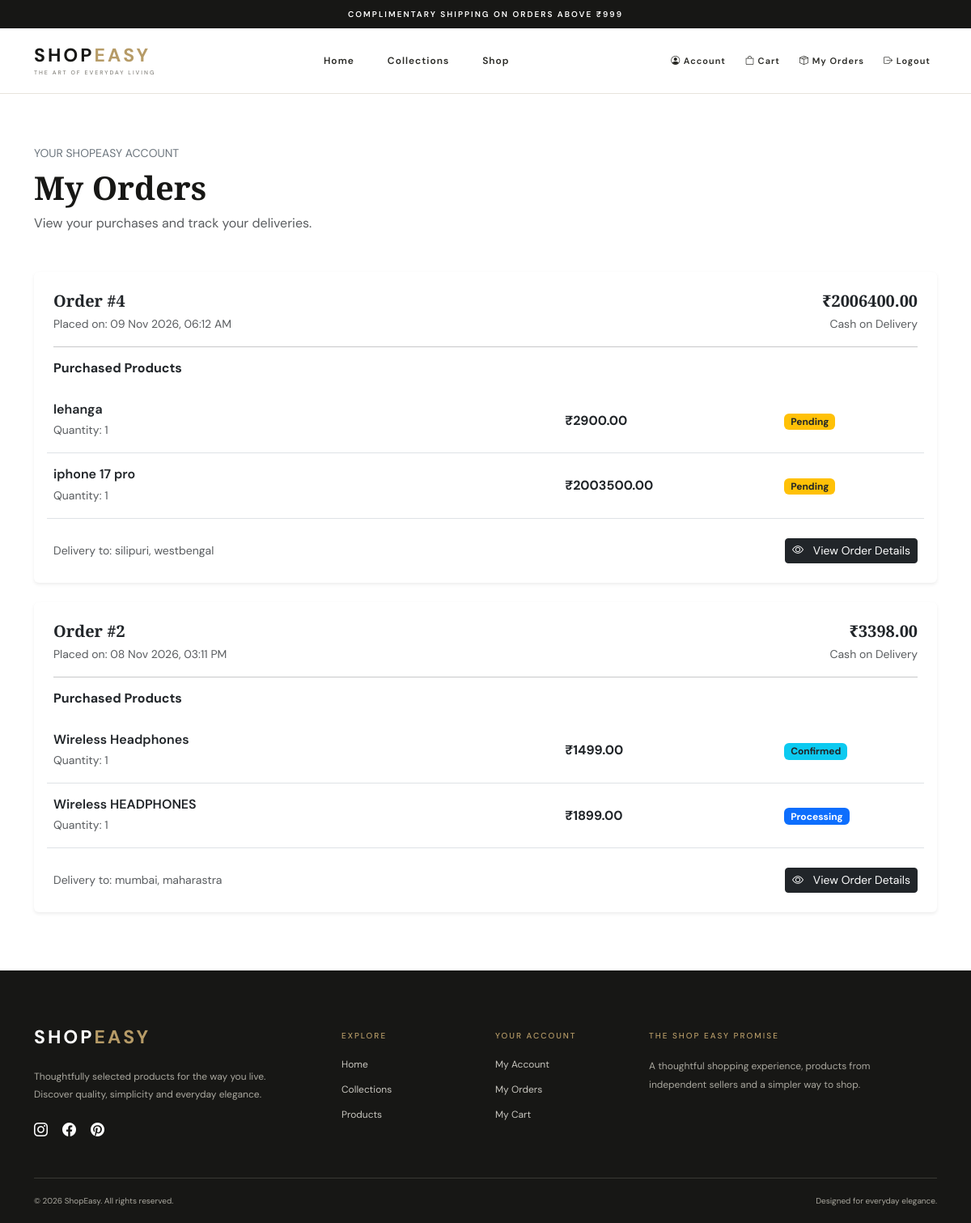
Screenshot of /buyer/orders/ (signed in) with the database file from the repository.
### store/models.py (models this page shows, shortened)
class Order(models.Model):
    PAYMENT_CHOICES = [
        ('cod', 'Cash on Delivery'),
    ]
    STATUS_CHOICES = [
        ('pending', 'Pending'),
        ('confirmed', 'Confirmed'),
        ('processing', 'Processing'),
        ('shipped', 'Shipped'),
        ('delivered', 'Delivered'),
        ('cancelled', 'Cancelled'),
    ]
    buyer = models.ForeignKey(
        settings.AUTH_USER_MODEL,
        on_delete=models.CASCADE,
        related_name='orders'
    )
    full_name = models.CharField(max_length=150)
    phone = models.CharField(max_length=15)
    address = models.TextField()
    city = models.CharField(max_length=100)
    state = models.CharField(max_length=100)
    postal_code = models.CharField(max_length=10)
    payment_method = models.CharField(
        max_length=20,
        choices=PAYMENT_CHOICES,
        default='cod'
    )
    total_amount = models.DecimalField(
        max_digits=10,
        decimal_places=2
    )
    status = models.CharField(
        max_length=20,
        choices=STATUS_CHOICES,
        default='pending'
    )
    created_at = models.DateTimeField(auto_now_add=True)
    class Meta:
        ordering = ['-created_at']

class OrderItem(models.Model):
    STATUS_CHOICES = [
        ('pending', 'Pending'),
        ('confirmed', 'Confirmed'),
        ('processing', 'Processing'),
        ('shipped', 'Shipped'),
        ('delivered', 'Delivered'),
        ('cancelled', 'Cancelled'),
    ]
    order = models.ForeignKey(
        Order,
        on_delete=models.CASCADE,
        related_name='items'
    )
    product = models.ForeignKey(
        Product,
        on_delete=models.SET_NULL,
        null=True,
        blank=True
    )
    product_name = models.CharField(max_length=200)
    price = models.DecimalField(
        max_digits=10,
        decimal_places=2
    )
    quantity = models.PositiveIntegerField(default=1)
    subtotal = models.DecimalField(
        max_digits=10,
        decimal_places=2
    )
    status = models.CharField(
        max_length=20,
        choices=STATUS_CHOICES,
        default='pending'
    )

### store/views.py (the view)
# urls.py: path('buyer/orders/', views.buyer_orders, name='buyer_orders'),
@buyer_required
def buyer_orders(request):
    orders = Order.objects.filter(
        buyer=request.user
    ).prefetch_related(
        'items',
        'items__product'
    ).order_by('-created_at')
    context = {
        'orders': orders,
    }
    return render(
        request,
        'store/buyer_orders.html',
        context
    )

### store/views.py (called while the page is built)
def buyer_required(view_func):
    @login_required
    @wraps(view_func)
    def wrapper(request, *args, **kwargs):
        if request.user.role != 'buyer':
            raise PermissionDenied
        return view_func(request, *args, **kwargs)
    return wrapper

### templates/store/buyer_orders.html (shortened to what this page needs)
{% extends 'base.html' %}
{% block content %}
<div class="container py-5">
    <div class="mb-5">
        <p class="text-uppercase text-secondary small mb-2">
            Your ShopEasy Account
        </p>
        <h1 class="fw-bold">My Orders</h1>
        <p class="text-muted">
            View your purchases and track your deliveries.
        </p>
    </div>
    {% if orders %}
        {% for order in orders %}
            <div class="card border-0 shadow-sm mb-4">
                <div class="card-body p-4">
                    <div class="d-flex justify-content-between
                                align-items-center flex-wrap gap-3">
                        <div>
                            <h5 class="fw-bold mb-1">
                                Order #{{ order.id }}
                            </h5>
                            <small class="text-muted">
                                Placed on:
                                {{ order.created_at|date:"d M Y, h:i A" }}
                            </small>
                        </div>
                        <div class="text-end">
                            <h5 class="fw-bold mb-1">
                                ₹{{ order.total_amount|floatformat:2 }}
                            </h5>
                            <small class="text-muted">
                                {{ order.get_payment_method_display }}
                            </small>
                        </div>
                    </div>
                    <hr>
                    <h6 class="fw-bold mb-3">Purchased Products</h6>
                    {% for item in order.items.all %}
                        <div class="row align-items-center
                                    border-bottom py-3 g-3">
                            <div class="col-md-7">
                                <h6 class="fw-semibold mb-1">
                                    {{ item.product_name }}
                                </h6>
                                <small class="text-muted">
                                    Quantity: {{ item.quantity }}
                                </small>
                            </div>
                            <div class="col-md-3">
                                <strong>
                                    ₹{{ item.subtotal|floatformat:2 }}
                                </strong>
                            </div>
                            <div class="col-md-2">
                                {% if item.status == 'pending' %}
                                    <span class="badge bg-warning text-dark">
                                        Pending
                                    </span>
                                {% elif item.status == 'confirmed' %}
                                    <span class="badge bg-info text-dark">
                                        Confirmed
                                    </span>
                                {% elif item.status == 'processing' %}
                                    <span class="badge bg-primary">
                                        Processing
                                    </span>
                                {% elif item.status == 'shipped' %}
                                    <span class="badge bg-secondary">
                                        Shipped
                                    </span>
                                {% elif item.status == 'delivered' %}
                                    <span class="badge bg-success">
                                        Delivered
                                    </span>
                                {% elif item.status == 'cancelled' %}
                                    <span class="badge bg-danger">
                                        Cancelled
                                    </span>
                                {% endif %}
                            </div>
                        </div>
                    {% empty %}
                        <p class="text-muted">
                            No products found for this order.
                        </p>
                    {% endfor %}
                    <div class="d-flex justify-content-between
                                align-items-center flex-wrap gap-2 mt-4">
                        <span class="text-muted small">
                            Delivery to: {{ order.city }}, {{ order.state }}
                        </span>
                        <a href="{% url 'buyer_order_detail' order.id %}"
                           class="btn btn-dark btn-sm">
                            <i class="bi bi-eye me-2"></i>
                            View Order Details
                        </a>
                    </div>
                </div>
            </div>
        {% endfor %}
    {% endif %}
</div>
{% endblock %}

### static/css/style.css (style rules this page uses)
:root { --ivory: #f8f6f1; --white: #ffffff; --black: #171715; --charcoal: #292925; --gold: #b69b67; --muted: #85837d; --border: #e8e4dc; --soft: #eeece6; }
* { box-sizing: border-box; }
html { scroll-behavior: smooth; scroll-padding-top: 100px; }
body { margin: 0; background: var(--white); color: var(--black); font-family: 'DM Sans', sans-serif; }
a { text-decoration: none; }
h1, h2, h3, h4, h5 { font-family: 'Playfair Display', Georgia, serif; }

### rows the page displays
Order: id "4", created_at "09 Nov 2026, 06:12 AM", total_amount "2006400.00", payment_method "Cash on Delivery", city "silipuri", state "westbengal"
OrderItem: product_name "lehanga", quantity "1", subtotal "2900.00", status "Pending"
OrderItem: product_name "iphone 17 pro", quantity "1", subtotal "2003500.00", status "Pending"
Order: id "2", created_at "08 Nov 2026, 03:11 PM", total_amount "3398.00", payment_method "Cash on Delivery", city "mumbai", state "maharastra"
OrderItem: product_name "Wireless Headphones", quantity "1", subtotal "1499.00", status "Confirmed"
OrderItem: product_name "Wireless HEADPHONES", quantity "1", subtotal "1899.00", status "Processing"
